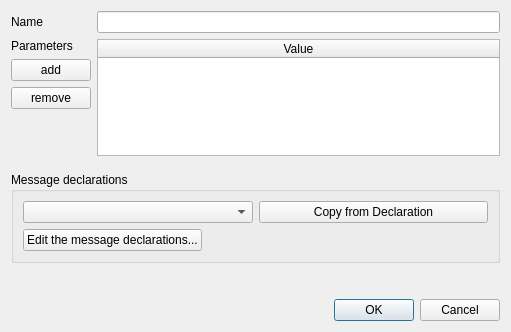
<?xml version="1.0" encoding="UTF-8"?>
<ui version="4.0">
 <class>MessageDialog</class>
 <widget class="QDialog" name="MessageDialog">
  <property name="geometry">
   <rect>
    <x>0</x>
    <y>0</y>
    <width>511</width>
    <height>332</height>
   </rect>
  </property>
  <property name="windowTitle">
   <string>Message Dialog</string>
  </property>
  <layout class="QGridLayout" name="gridLayout_3">
   <item row="5" column="0">
    <widget class="QDialogButtonBox" name="buttonBox">
     <property name="orientation">
      <enum>Qt::Horizontal</enum>
     </property>
     <property name="standardButtons">
      <set>QDialogButtonBox::Cancel|QDialogButtonBox::Ok</set>
     </property>
    </widget>
   </item>
   <item row="1" column="0">
    <spacer name="verticalSpacer_2">
     <property name="orientation">
      <enum>Qt::Vertical</enum>
     </property>
     <property name="sizeType">
      <enum>QSizePolicy::Fixed</enum>
     </property>
     <property name="sizeHint" stdset="0">
      <size>
       <width>20</width>
       <height>10</height>
      </size>
     </property>
    </spacer>
   </item>
   <item row="3" column="0">
    <spacer name="verticalSpacer_3">
     <property name="orientation">
      <enum>Qt::Vertical</enum>
     </property>
     <property name="sizeType">
      <enum>QSizePolicy::Fixed</enum>
     </property>
     <property name="sizeHint" stdset="0">
      <size>
       <width>20</width>
       <height>10</height>
      </size>
     </property>
    </spacer>
   </item>
   <item row="2" column="0">
    <widget class="QGroupBox" name="groupBox">
     <property name="title">
      <string>Message declarations</string>
     </property>
     <layout class="QGridLayout" name="gridLayout_2">
      <item row="0" column="0" colspan="2">
       <layout class="QHBoxLayout" name="horizontalLayout">
        <item>
         <widget class="QComboBox" name="declarationsComboBox"/>
        </item>
        <item>
         <widget class="QPushButton" name="declarationButton">
          <property name="text">
           <string>Copy from Declaration</string>
          </property>
         </widget>
        </item>
       </layout>
      </item>
      <item row="1" column="0">
       <widget class="QPushButton" name="editDeclarationsButton">
        <property name="text">
         <string>Edit the message declarations...</string>
        </property>
       </widget>
      </item>
      <item row="1" column="1">
       <spacer name="horizontalSpacer">
        <property name="orientation">
         <enum>Qt::Horizontal</enum>
        </property>
        <property name="sizeHint" stdset="0">
         <size>
          <width>40</width>
          <height>20</height>
         </size>
        </property>
       </spacer>
      </item>
     </layout>
    </widget>
   </item>
   <item row="0" column="0">
    <layout class="QGridLayout" name="gridLayout">
     <item row="0" column="0">
      <widget class="QLabel" name="label">
       <property name="text">
        <string>Name</string>
       </property>
      </widget>
     </item>
     <item row="0" column="1">
      <widget class="QLineEdit" name="nameLineEdit"/>
     </item>
     <item row="1" column="0">
      <layout class="QVBoxLayout" name="verticalLayout">
       <item>
        <widget class="QLabel" name="label_2">
         <property name="text">
          <string>Parameters</string>
         </property>
        </widget>
       </item>
       <item>
        <widget class="QPushButton" name="addParameterButton">
         <property name="text">
          <string>add</string>
         </property>
        </widget>
       </item>
       <item>
        <widget class="QPushButton" name="removeParameterButton">
         <property name="text">
          <string>remove</string>
         </property>
        </widget>
       </item>
       <item>
        <spacer name="verticalSpacer">
         <property name="orientation">
          <enum>Qt::Vertical</enum>
         </property>
         <property name="sizeHint" stdset="0">
          <size>
           <width>20</width>
           <height>13</height>
          </size>
         </property>
        </spacer>
       </item>
      </layout>
     </item>
     <item row="1" column="1">
      <widget class="QTableWidget" name="parameterTable">
       <attribute name="horizontalHeaderStretchLastSection">
        <bool>true</bool>
       </attribute>
       <column>
        <property name="text">
         <string>Value</string>
        </property>
       </column>
      </widget>
     </item>
    </layout>
   </item>
   <item row="4" column="0">
    <widget class="QLabel" name="previewLabel">
     <property name="maximumSize">
      <size>
       <width>600</width>
       <height>16777215</height>
      </size>
     </property>
     <property name="text">
      <string/>
     </property>
     <property name="wordWrap">
      <bool>true</bool>
     </property>
    </widget>
   </item>
  </layout>
 </widget>
 <resources/>
 <connections>
  <connection>
   <sender>buttonBox</sender>
   <signal>accepted()</signal>
   <receiver>MessageDialog</receiver>
   <slot>accept()</slot>
   <hints>
    <hint type="sourcelabel">
     <x>248</x>
     <y>254</y>
    </hint>
    <hint type="destinationlabel">
     <x>157</x>
     <y>274</y>
    </hint>
   </hints>
  </connection>
  <connection>
   <sender>buttonBox</sender>
   <signal>rejected()</signal>
   <receiver>MessageDialog</receiver>
   <slot>reject()</slot>
   <hints>
    <hint type="sourcelabel">
     <x>316</x>
     <y>260</y>
    </hint>
    <hint type="destinationlabel">
     <x>286</x>
     <y>274</y>
    </hint>
   </hints>
  </connection>
 </connections>
</ui>
